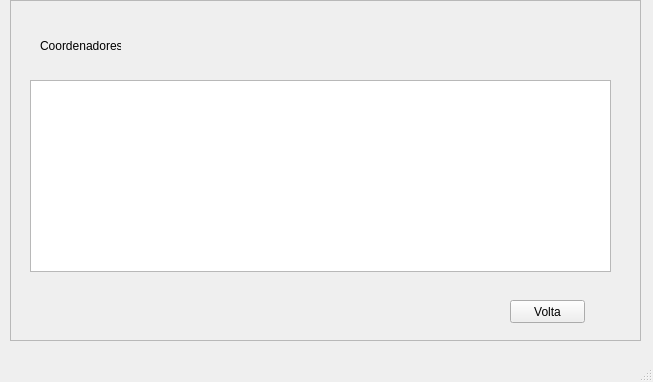
<?xml version="1.0" encoding="UTF-8"?>
<ui version="4.0">
 <class>consulta</class>
 <widget class="QMainWindow" name="consulta">
  <property name="geometry">
   <rect>
    <x>0</x>
    <y>0</y>
    <width>653</width>
    <height>382</height>
   </rect>
  </property>
  <property name="windowTitle">
   <string>MainWindow</string>
  </property>
  <widget class="QWidget" name="centralwidget">
   <widget class="QFrame" name="frame">
    <property name="geometry">
     <rect>
      <x>10</x>
      <y>0</y>
      <width>631</width>
      <height>341</height>
     </rect>
    </property>
    <property name="frameShape">
     <enum>QFrame::StyledPanel</enum>
    </property>
    <property name="frameShadow">
     <enum>QFrame::Raised</enum>
    </property>
    <widget class="QTableView" name="tbl_coordenadores">
     <property name="geometry">
      <rect>
       <x>20</x>
       <y>80</y>
       <width>581</width>
       <height>192</height>
      </rect>
     </property>
    </widget>
    <widget class="QLabel" name="lb_consulta">
     <property name="geometry">
      <rect>
       <x>30</x>
       <y>30</y>
       <width>81</width>
       <height>31</height>
      </rect>
     </property>
     <property name="text">
      <string>Coordenadores</string>
     </property>
    </widget>
    <widget class="QPushButton" name="btn_volta">
     <property name="geometry">
      <rect>
       <x>500</x>
       <y>300</y>
       <width>75</width>
       <height>23</height>
      </rect>
     </property>
     <property name="text">
      <string>Volta</string>
     </property>
    </widget>
   </widget>
  </widget>
  <widget class="QMenuBar" name="menubar">
   <property name="geometry">
    <rect>
     <x>0</x>
     <y>0</y>
     <width>653</width>
     <height>21</height>
    </rect>
   </property>
  </widget>
  <widget class="QStatusBar" name="statusbar"/>
 </widget>
 <resources/>
 <connections/>
</ui>
